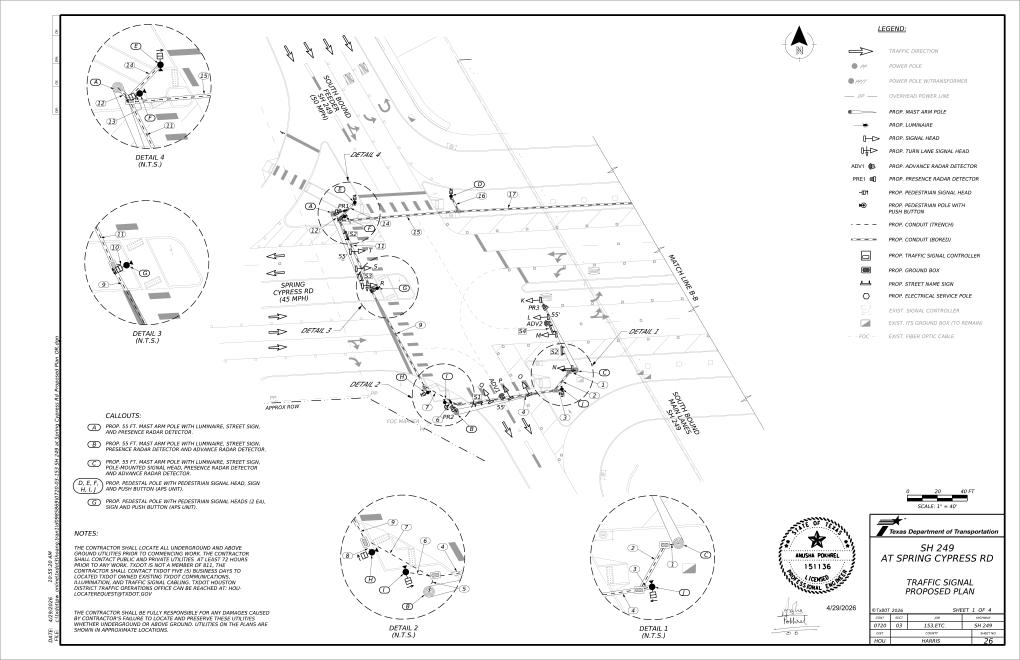
#> input picture plans/sheet26_SC_signal_proposed_1.png, 5100 x 3300 px, found by its file name (shown at 1/5 size)
$ python p5_composite.py
#> lines starting #> are read from the running program, lines starting #| are printed output that depends on the picture
from PIL import Image
import numpy as np
Image.MAX_IMAGE_PIXELS=None
S=300/72; K=40/72
IM={26:('plans/sheet26_SC_signal_proposed_1.png',-9.8,-25.8),
    27:('plans/sheet27_SC_signal_proposed_2.png',453.9,-33.2)}
def pt(X,Y,dx,dy): return ((X/K+836.9-dx)*S, (-Y/K+305.5-dy)*S)
def comp(sheet,cx,cy,render,out):
#> called with sheet = 26, cx = -170, cy = -20, render = 'work/p5_plancheck_SB.png', out = 'comp_SB.png'
    f,dx,dy=IM[sheet]; im=Image.open(f).convert('RGB')
#> in comp, im is the input picture: PIL image 5100x3300 RGB; mean R, G, B 245.2, 245.3, 245.3
    X0,X1,Y0,Y1=cx-90,cx+90,cy-70,cy+70
    a=pt(X0,Y1,dx,dy); b=pt(X1,Y0,dx,dy)
    c=im.crop((int(round(a[0])),int(round(a[1])),int(round(b[0])),int(round(b[1])))).resize((1800,1400),Image.LANCZOS)
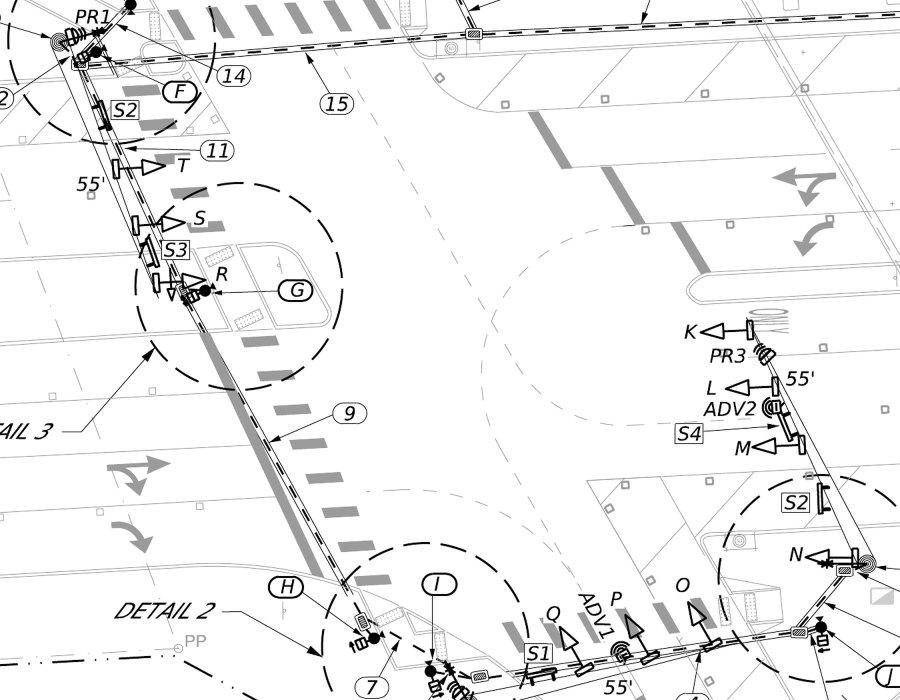
#> c: PIL image 1800x1400 RGB (shown at 1/2 size); min 0, max 255, mean 241.1
    c=Image.blend(c,Image.new('RGB',c.size,(255,255,255)),0.25)
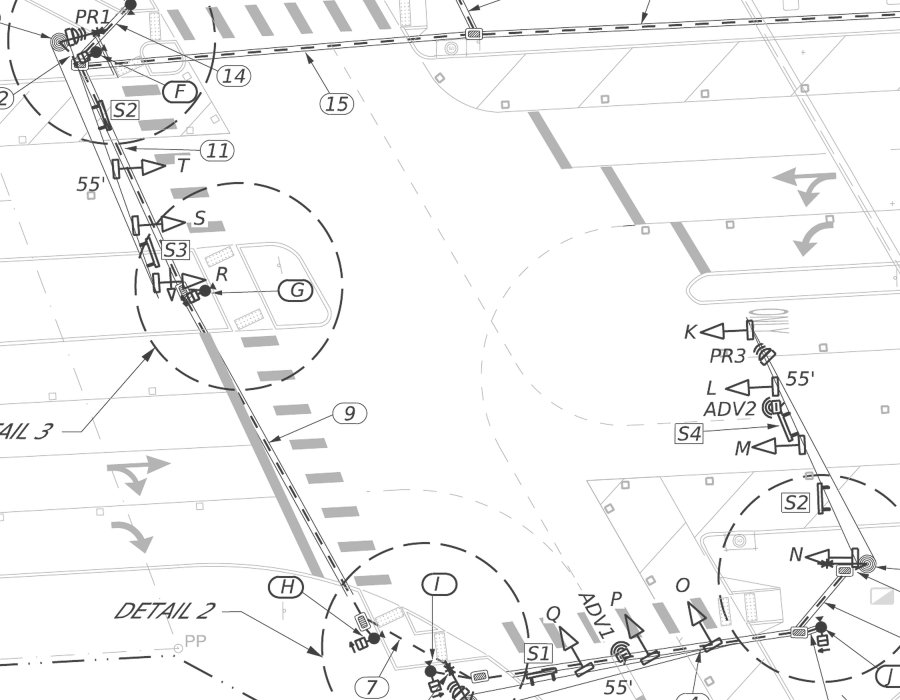
#> c: PIL image 1800x1400 RGB (shown at 1/2 size); min 63, max 255, mean 244.5
#> (the run stopped early here; a loop or call above may not have finished)

$ run again, with plans/sheet23_signal-notes.png copied over plans/sheet26_SC_signal_proposed_1.png
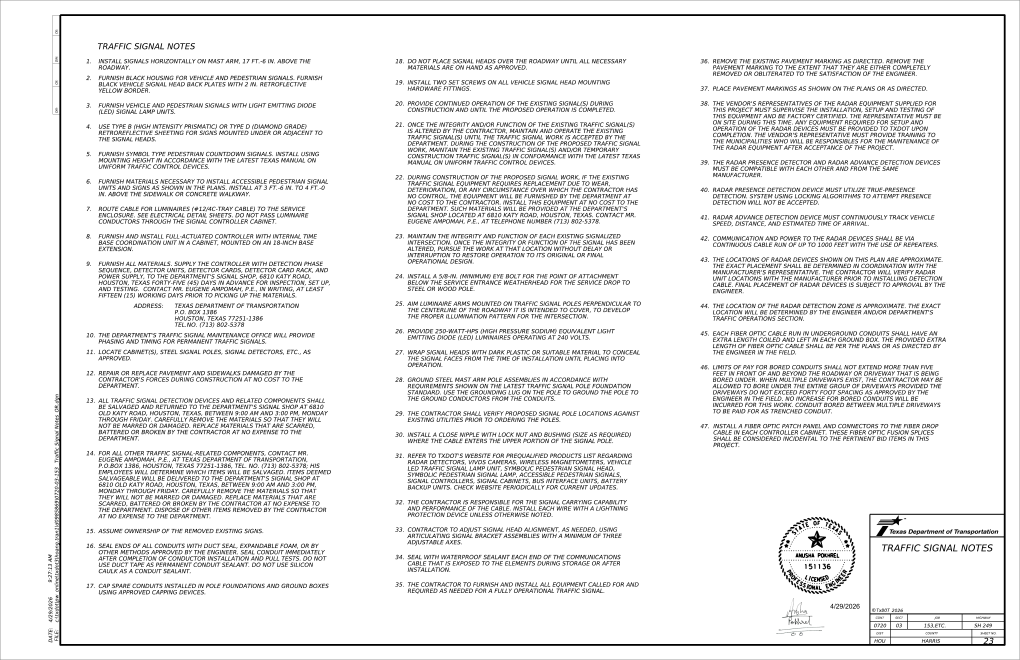
#> input picture plans/sheet23_signal-notes.png, 5100 x 3300 px, found by its file name (shown at 1/5 size)
#> in comp, im is the input picture: PIL image 5100x3300 RGB; mean R, G, B 234.9, 234.9, 234.9
#> in comp, `c=im.crop((int(round(a[0])),int(round(a[1])),int(round(b[0])),int(roun..`:
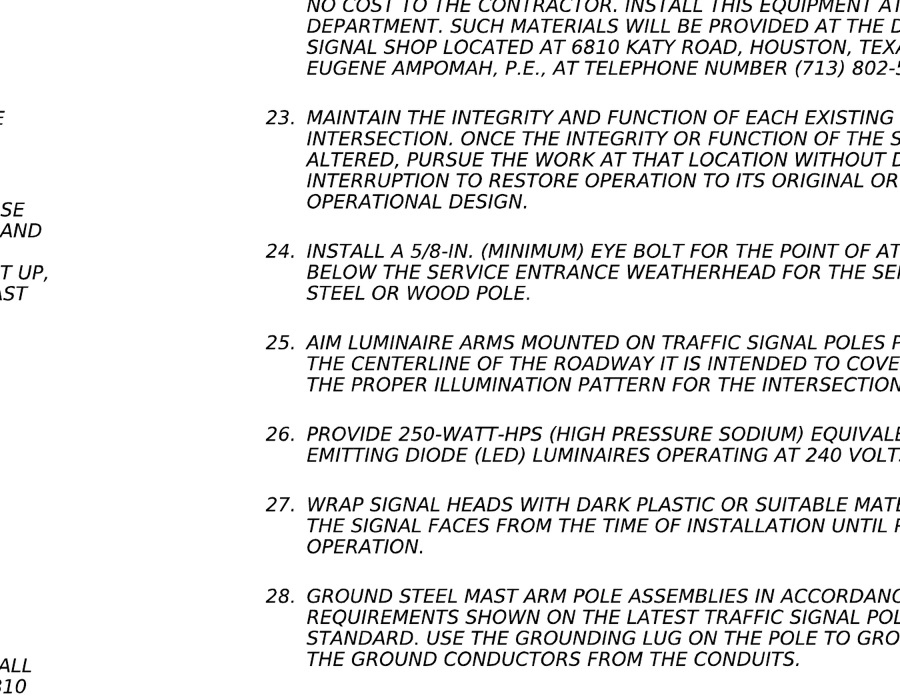
#> c: PIL image 1800x1400 RGB (shown at 1/2 size); min 0, max 255, mean 232
#> in comp, `c=Image.blend(c,Image.new('RGB',c.size,(255,255,255)),0.25)`:
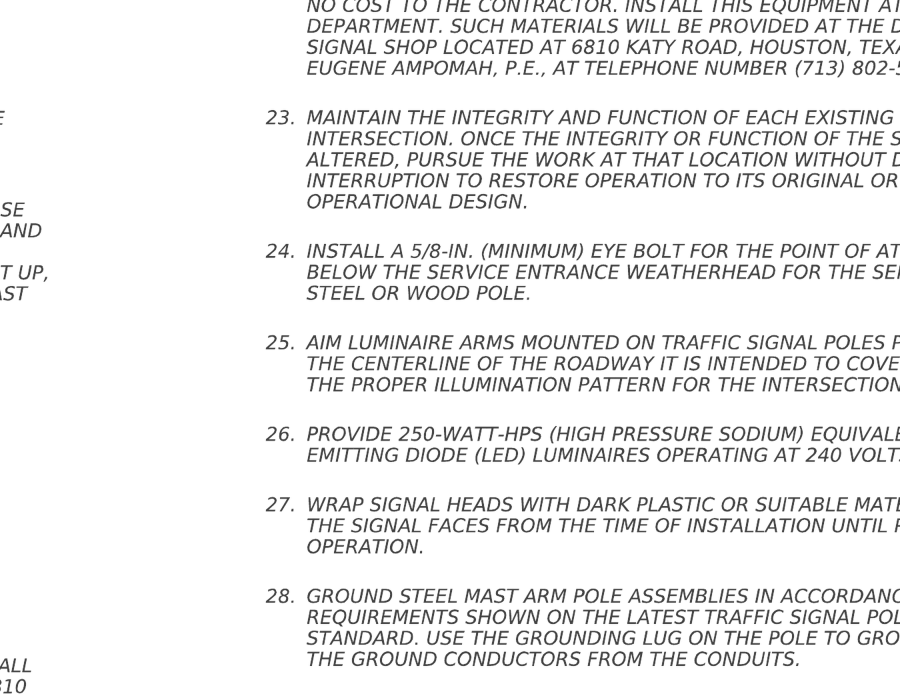
#> c: PIL image 1800x1400 RGB (shown at 1/2 size); min 63, max 255, mean 237.7

$ run again, with plans/sheet24_SC_signal_existing_1.png copied over plans/sheet26_SC_signal_proposed_1.png
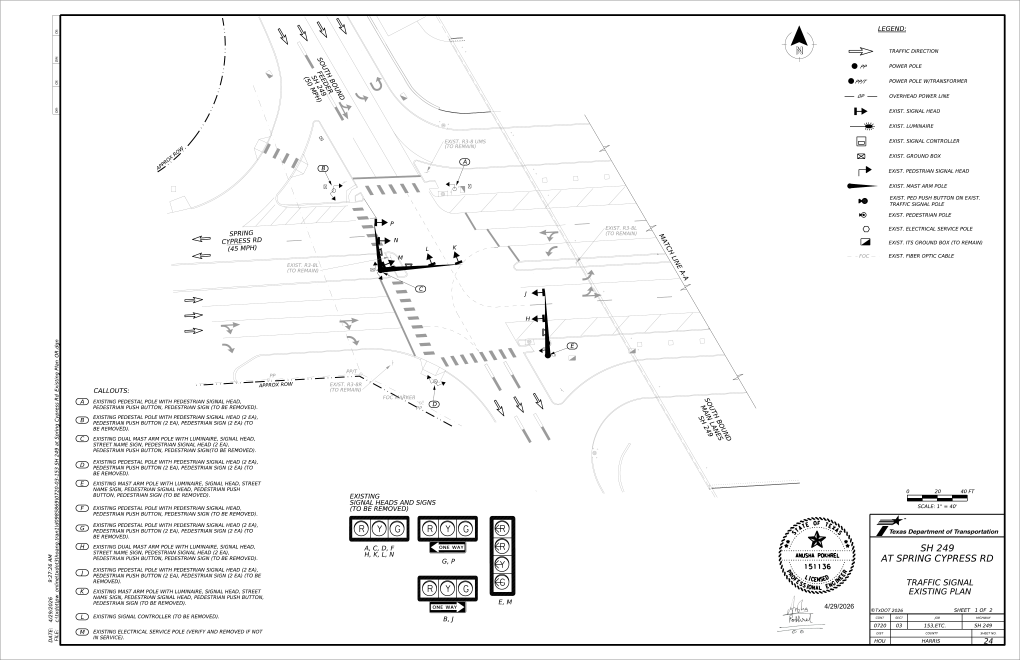
#> input picture plans/sheet24_SC_signal_existing_1.png, 5100 x 3300 px, found by its file name (shown at 1/5 size)
#> in comp, im is the input picture: PIL image 5100x3300 RGB; mean R, G, B 245.2, 245.2, 245.2
#> in comp, `c=im.crop((int(round(a[0])),int(round(a[1])),int(round(b[0])),int(roun..`:
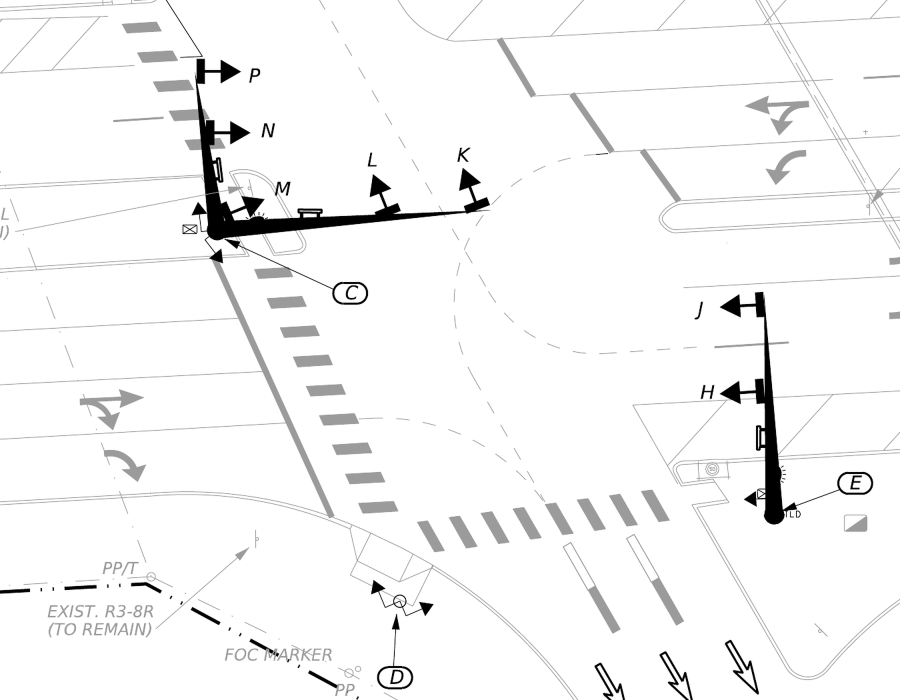
#> c: PIL image 1800x1400 RGB (shown at 1/2 size); min 0, max 255, mean 245.4
#> in comp, `c=Image.blend(c,Image.new('RGB',c.size,(255,255,255)),0.25)`:
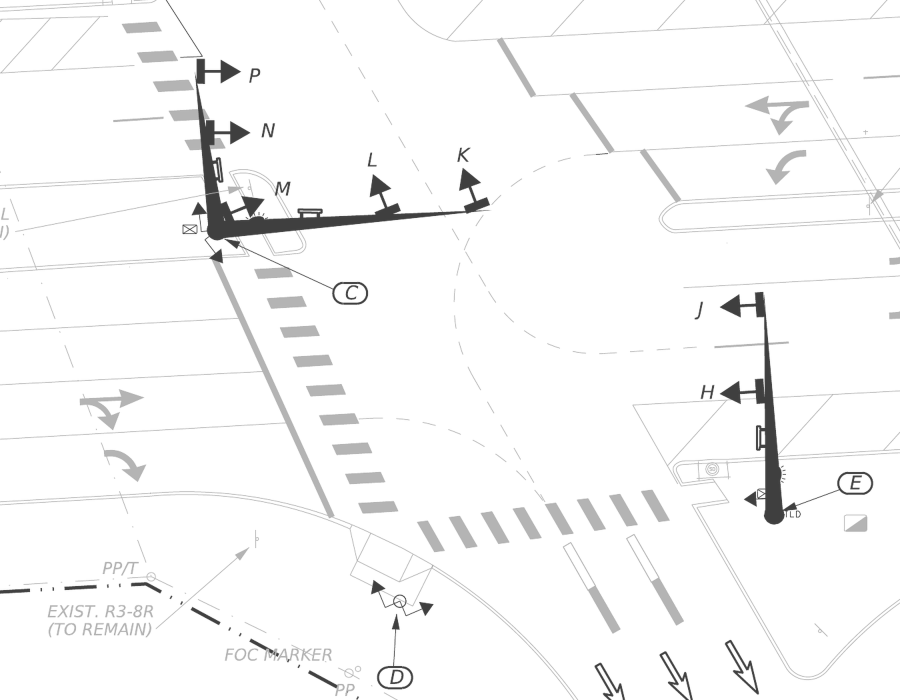
#> c: PIL image 1800x1400 RGB (shown at 1/2 size); min 63, max 255, mean 247.8

$ run again, with plans/sheet25_SC_signal_existing_2.png copied over plans/sheet26_SC_signal_proposed_1.png
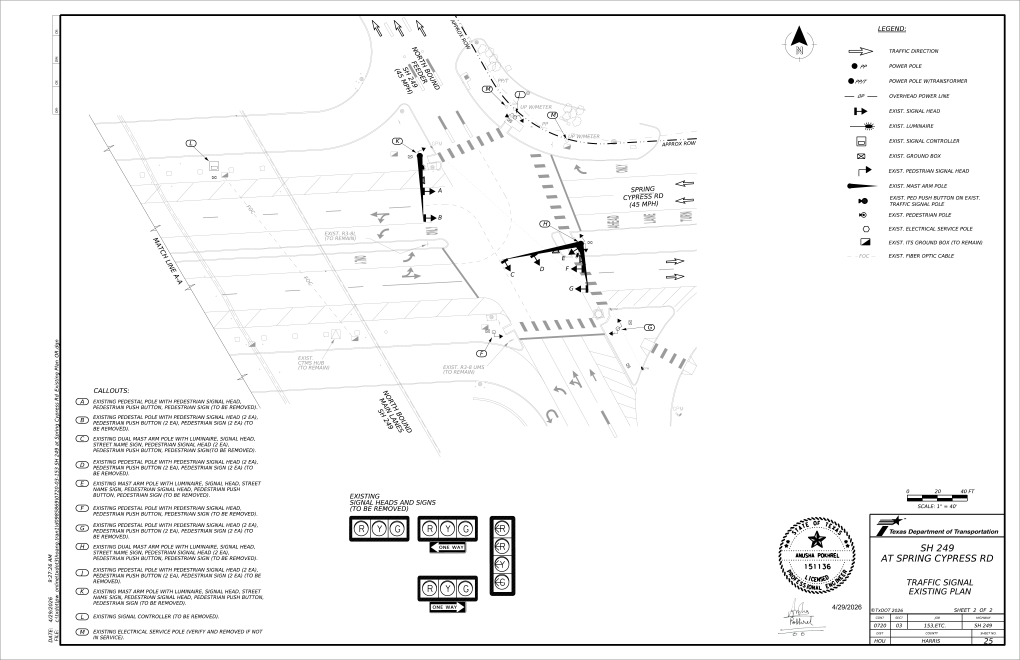
#> input picture plans/sheet25_SC_signal_existing_2.png, 5100 x 3300 px, found by its file name (shown at 1/5 size)
#> in comp, im is the input picture: PIL image 5100x3300 RGB; mean R, G, B 245.2, 245.2, 245.2
#> in comp, `c=im.crop((int(round(a[0])),int(round(a[1])),int(round(b[0])),int(roun..`:
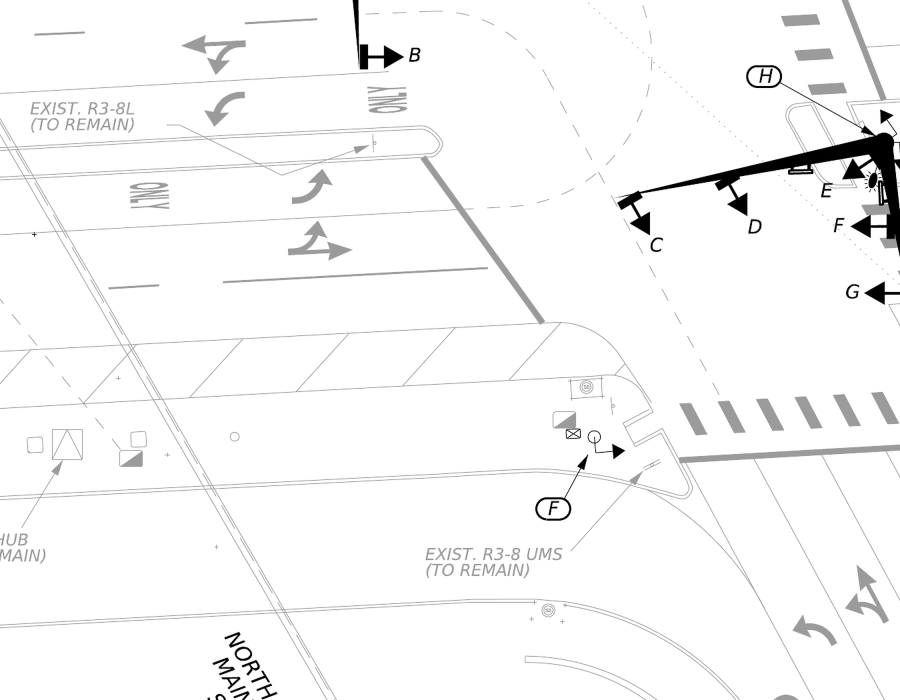
#> c: PIL image 1800x1400 RGB (shown at 1/2 size); min 0, max 255, mean 247.3
#> in comp, `c=Image.blend(c,Image.new('RGB',c.size,(255,255,255)),0.25)`:
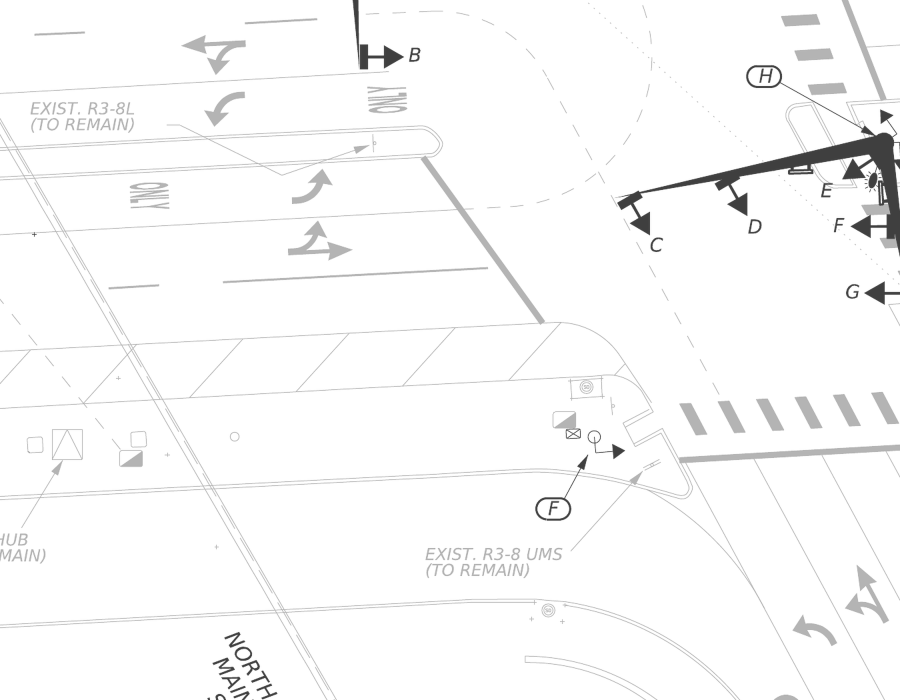
#> c: PIL image 1800x1400 RGB (shown at 1/2 size); min 63, max 255, mean 249.2
